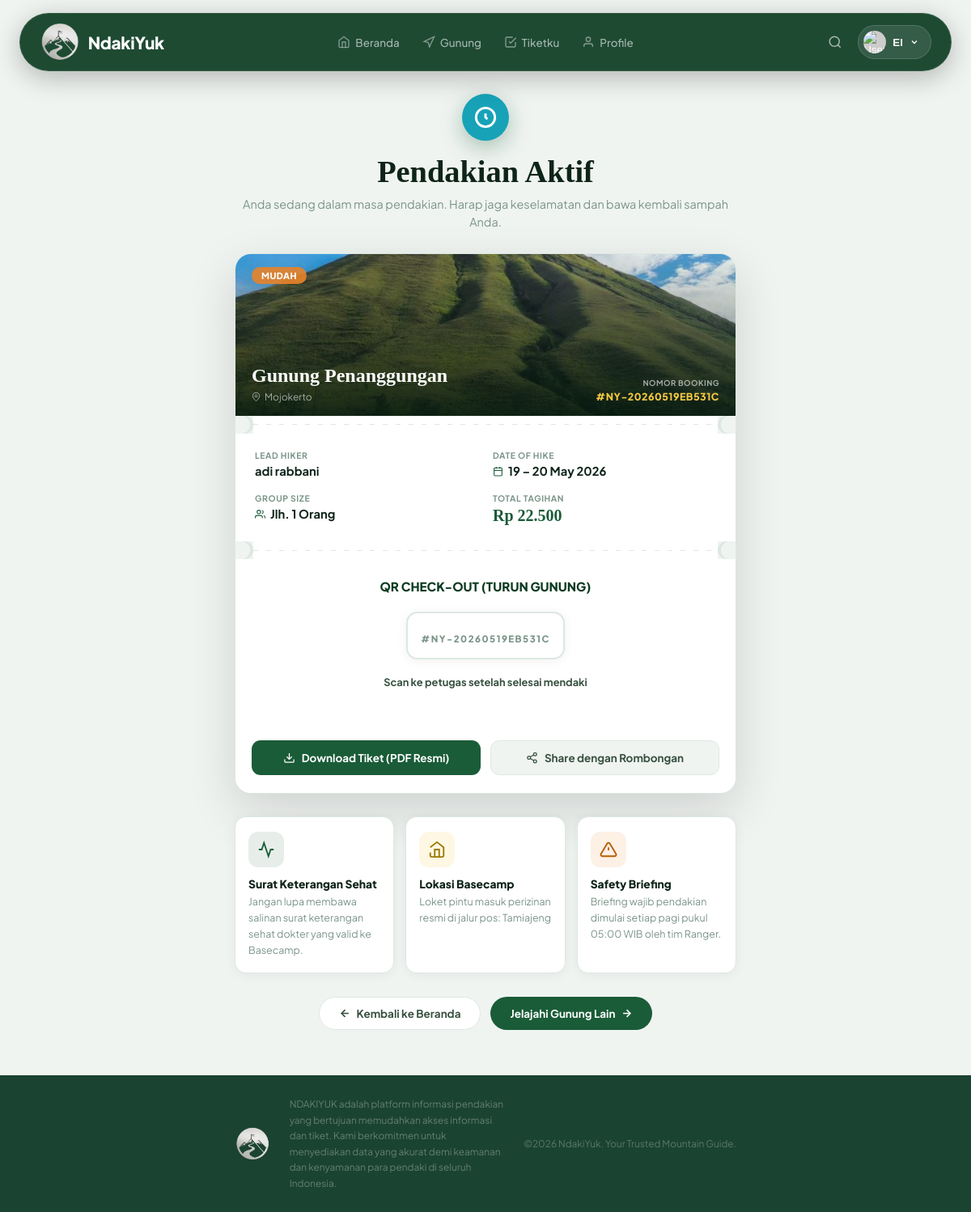
Screenshot of /konfirmasi.php?kode=NY-20260519EB531C (signed in) with the database file from the repository.
### tables this page shows
CREATE TABLE `pemesanan` (
  `id_pemesanan` int NOT NULL AUTO_INCREMENT,
  `id_user` int NOT NULL,
  `id_gunung` int NOT NULL,
  `pos_masuk` varchar(100) DEFAULT NULL,
  `pos_keluar` varchar(100) DEFAULT NULL,
  `kode_booking` varchar(30) DEFAULT NULL,
  `tanggal_naik` date NOT NULL,
  `tanggal_turun` date DEFAULT NULL,
  `jumlah_pendaki` int NOT NULL,
  `total_harga` int NOT NULL,
  `status_pemesanan` enum('Menunggu Pembayaran','Menunggu Verifikasi','Diterima','Ditolak','Selesai') DEFAULT 'Menunggu Pembayaran',
  `created_at` timestamp NULL DEFAULT CURRENT_TIMESTAMP,
  `status_checkin` enum('Belum Check-in','Sudah Check-in') DEFAULT 'Belum Check-in',
  `status_checkout` enum('Belum Check-out','Sudah Check-out') DEFAULT 'Belum Check-out',
  `waktu_checkin` datetime DEFAULT NULL,
  `waktu_checkout` datetime DEFAULT NULL,
  PRIMARY KEY (`id_pemesanan`),
  UNIQUE KEY `kode_booking` (`kode_booking`),
  KEY `id_user` (`id_user`),
  KEY `id_gunung` (`id_gunung`),
  CONSTRAINT `pemesanan_ibfk_1` FOREIGN KEY (`id_user`) REFERENCES `users` (`id_user`) ON DELETE CASCADE,
  CONSTRAINT `pemesanan_ibfk_2` FOREIGN KEY (`id_gunung`) REFERENCES `gunung` (`id_gunung`) ON DELETE CASCADE
);

CREATE TABLE `kategori_gunung` (
  `id_kategori` int NOT NULL AUTO_INCREMENT,
  `nama_kategori` varchar(50) NOT NULL,
  `deskripsi` text,
  PRIMARY KEY (`id_kategori`)
);

CREATE TABLE `gunung` (
  `id_gunung` int NOT NULL AUTO_INCREMENT,
  `id_kategori` int NOT NULL,
  `nama_gunung` varchar(100) NOT NULL,
  `lokasi` varchar(100) DEFAULT NULL,
  `tinggi` int DEFAULT NULL,
  `estimasi_pendakian` varchar(50) DEFAULT NULL,
  `deskripsi` text,
  `kuota_harian` int DEFAULT NULL,
  `harga_tiket` int DEFAULT NULL,
  `pos_perizinan` text,
  `status_gunung` enum('Buka','Tutup') DEFAULT 'Buka',
  `gambar` varchar(255) DEFAULT NULL,
  `peta_gunung` varchar(255) DEFAULT NULL,
  `created_at` timestamp NULL DEFAULT CURRENT_TIMESTAMP,
  `fasilitas_gunung` text,
  `info_terkini` text,
  PRIMARY KEY (`id_gunung`),
  KEY `id_kategori` (`id_kategori`),
  CONSTRAINT `gunung_ibfk_1` FOREIGN KEY (`id_kategori`) REFERENCES `kategori_gunung` (`id_kategori`)
);

CREATE TABLE `user_profile` (
  `id_profile` int NOT NULL AUTO_INCREMENT,
  `id_user` int NOT NULL,
  `nama_lengkap` varchar(100) NOT NULL,
  `nik` varchar(30) NOT NULL,
  `no_hp` varchar(20) NOT NULL,
  `foto_profile` varchar(255) DEFAULT NULL,
  `bio` text,
  PRIMARY KEY (`id_profile`),
  UNIQUE KEY `nik` (`nik`),
  KEY `fk_profile_user` (`id_user`),
  CONSTRAINT `fk_profile_user` FOREIGN KEY (`id_user`) REFERENCES `users` (`id_user`) ON DELETE CASCADE
);

### konfirmasi.php (the view, shortened to what this page needs)
<?php
$kode_booking = mysqli_real_escape_string($conn, $_GET['kode'] ?? '');
$queryBooking = mysqli_query($conn, "
    SELECT
        p.*,
        g.nama_gunung, g.lokasi, g.gambar, kg.nama_kategori,
        up.nama_lengkap
    FROM pemesanan p
    JOIN gunung g ON p.id_gunung = g.id_gunung
    JOIN kategori_gunung kg ON g.id_kategori = kg.id_kategori
    JOIN user_profile up ON p.id_user = up.id_user
    WHERE p.kode_booking = '$kode_booking'
");
$data = mysqli_fetch_assoc($queryBooking);
$display_price   = $data['total_harga'];
$qris_image_url  = "";
$qris_expired_at = "";
$qris_error_msg  = "";
$tgl_naik  = new DateTime($data['tanggal_naik']);
$tgl_turun = new DateTime($data['tanggal_turun']);
$booking = [
    'kode'         => $data['kode_booking'],
    'gunung'       => $data['nama_gunung'],
    'lokasi'       => $data['lokasi'],
    'kesulitan'    => $data['nama_kategori'],
    'image'        => 'assets/img/gunung/' . $data['gambar'],
    'lead_name'    => $data['nama_lengkap'],
    'date_start'   => $tgl_naik->format('d'),
    'date_end'     => $tgl_turun->format('d'),
    'month_year'   => $tgl_naik->format('F Y'),
    'group_size'   => $data['jumlah_pendaki'],
    'total_bayar'  => $display_price,
    'status'       => $data['status_pemesanan'],
    'qris_url'     => $qris_image_url,
    'qris_expired' => $qris_expired_at,
    'qris_error'   => $qris_error_msg,
    'pos_basecamp' => 'Loket pintu masuk perizinan resmi di jalur pos: ' . $data['pos_masuk'],
];
function formatRp(int $n): string
{
    return 'Rp ' . number_format($n, 0, ',', '.');
}
?>
<!DOCTYPE html>
<html lang="id">
<head>
<link rel="stylesheet" href="assets/css/style.css?v=1000">
    <link rel="stylesheet" href="assets/css/konfirmasi.css">
</head>
<body>
    <?php include 'components/navbar.php'; ?>
    <main class="page-main">
        <div class="page-container">
            <div class="success-header">
                <?php if ($booking['status'] === 'Selesai'): ?>
                    <div class="success-icon" style="background: #1a5c38;">
                        <svg width="28" height="28" viewBox="0 0 24 24" fill="none" stroke="currentColor" stroke-width="2.5">
                            <polyline points="20 6 9 17 4 12" />
                        </svg>
                    </div>
                    <h1 class="success-title">Pendakian Selesai!</h1>
                    <p class="success-sub">Terima kasih telah mendaki dengan aman bersama NdakiYuk.</p>
                <?php elseif ($booking['status'] === 'Diterima'): ?>
                    <div class="success-icon" style="background: #17a2b8;">
                        <svg width="28" height="28" viewBox="0 0 24 24" fill="none" stroke="currentColor" stroke-width="2.5">
                            <circle cx="12" cy="12" r="10" />
                            <polyline points="12 8 12 12 14 14" />
                        </svg>
                    </div>
                    <h1 class="success-title">Pendakian Aktif</h1>
                    <p class="success-sub">Anda sedang dalam masa pendakian. Harap jaga keselamatan dan bawa kembali sampah Anda.</p>
                <?php endif; ?>
            </div>
            <div class="ticket-wrap">
                <div class="ticket-card" id="printableTicketArea" style="background: #ffffff;">
                    <div class="ticket-hero">
                        <img src="<?= htmlspecialchars($booking['image']) ?>" alt="<?= htmlspecialchars($booking['gunung']) ?>" class="ticket-hero-img">
                        <div class="ticket-hero-overlay"></div>
                        <div class="ticket-hero-content">
                            <span class="ticket-diff-badge"><?= htmlspecialchars($booking['kesulitan']) ?></span>
                            <div class="ticket-hero-bottom">
                                <div>
                                    <h2 class="ticket-gunung-name"><?= htmlspecialchars($booking['gunung']) ?></h2>
                                    <p class="ticket-lokasi">
                                        <svg width="11" height="11" viewBox="0 0 24 24" fill="none" stroke="currentColor" stroke-width="2">
                                            <path d="M21 10c0 7-9 13-9 13s-9-6-9-13a9 9 0 0 1 18 0z" />
                                            <circle cx="12" cy="10" r="3" />
                                        </svg>
                                        <?= htmlspecialchars($booking['lokasi']) ?>
                                    </p>
                                </div>
                                <div class="ticket-kode-wrap">
                                    <span class="ticket-kode-label">Nomor Booking</span>
                                    <span class="ticket-kode">#<?= htmlspecialchars($booking['kode']) ?></span>
                                </div>
                            </div>
                        </div>
                    </div>
                    <div class="ticket-notch">
                        <div class="notch-left"></div>
                        <div class="notch-dash"></div>
                        <div class="notch-right"></div>
                    </div>
                    <div class="ticket-meta">
                        <div class="meta-item">
                            <span class="meta-label">LEAD HIKER</span>
                            <span class="meta-val"><?= htmlspecialchars($booking['lead_name']) ?></span>
                        </div>
                        <div class="meta-item">
                            <span class="meta-label">DATE OF HIKE</span>
                            <div class="meta-val">
                                <svg width="13" height="13" viewBox="0 0 24 24" fill="none" stroke="currentColor" stroke-width="2">
                                    <rect x="3" y="4" width="18" height="18" rx="2" />
                                    <line x1="16" y1="2" x2="16" y2="6" />
                                    <line x1="8" y1="2" x2="8" y2="6" />
                                    <line x1="3" y1="10" x2="21" y2="10" />
                                </svg>
                                <?= $booking['date_start'] ?> – <?= $booking['date_end'] ?> <?= $booking['month_year'] ?>
                            </div>
                        </div>
                        <div class="meta-item">
                            <span class="meta-label">GROUP SIZE</span>
                            <span class="meta-val">
                                <svg width="13" height="13" viewBox="0 0 24 24" fill="none" stroke="currentColor" stroke-width="2">
                                    <path d="M17 21v-2a4 4 0 0 0-4-4H5a4 4 0 0 0-4 4v2" />
                                    <circle cx="9" cy="7" r="4" />
                                    <path d="M23 21v-2a4 4 0 0 0-3-3.87" />
                                    <path d="M16 3.13a4 4 0 0 1 0 7.75" />
                                </svg>
                                Jlh. <?= $booking['group_size'] ?> Orang
                            </span>
                        </div>
                        <div class="meta-item">
                            <span class="meta-label">TOTAL TAGIHAN</span>
                            <span class="meta-val meta-harga"><?= formatRp($booking['total_bayar']) ?></span>
                        </div>
                    </div>
                    <div class="ticket-notch">
                        <div class="notch-left"></div>
                        <div class="notch-dash"></div>
                        <div class="notch-right"></div>
                    </div>
                    <div class="ticket-qr-section">
                        <p class="qr-sub-title" style="font-weight: 800; color: var(--green-dark); margin-bottom: 12px; font-size: 0.95rem;">
                            <?php
                            if ($booking['status'] === 'Menunggu Pembayaran') echo 'Silakan Scan QRIS Ini Untuk Membayar';
                            elseif ($booking['status'] === 'Menunggu Verifikasi') echo 'QR CHECK-IN LOKET BASECAMP';
                            elseif ($booking['status'] === 'Diterima') echo 'QR CHECK-OUT (TURUN GUNUNG)';
                            else echo 'TIKET SELESAI';
                            ?>
                        </p>
                        <div class="qr-box">
                            <span class="qr-code-val">#<?= htmlspecialchars($booking['kode']) ?></span>
                        </div>
                        <p class="qr-sub-title" style="margin-top:10px; font-weight:700; font-size:0.8rem; color:var(--text-mid);">
                            <?php
                            if ($booking['status'] === 'Menunggu Pembayaran') echo 'Bayar sesuai nominal tagihan — status tiket akan update otomatis';
                            elseif ($booking['status'] === 'Menunggu Verifikasi') echo 'Tunjukkan ke petugas loket untuk verifikasi data (ACC)';
                            elseif ($booking['status'] === 'Diterima') echo 'Scan ke petugas setelah selesai mendaki';
                            else echo 'Perjalanan Anda telah selesai di-record';
                            ?>
                        </p>
                    </div>
                    <div style="padding: 0 28px 24px; display: flex; flex-direction: column; align-items: center; gap: 12px;">
                    </div>
                    <div class="ticket-actions">
                        <button class="btn-download" onclick="handleDownload()">
                            <svg width="15" height="15" viewBox="0 0 24 24" fill="none" stroke="currentColor" stroke-width="2">
                                <path d="M21 15v4a2 2 0 0 1-2 2H5a2 2 0 0 1-2-2v-4" />
                                <polyline points="7 10 12 15 17 10" />
                                <line x1="12" y1="15" x2="12" y2="3" />
                            </svg>
                            Download Tiket (PDF Resmi)
                        </button>
                        <button class="btn-share" onclick="handleShare()">
                            <svg width="15" height="15" viewBox="0 0 24 24" fill="none" stroke="currentColor" stroke-width="2">
                                <circle cx="18" cy="5" r="3" />
                                <circle cx="6" cy="12" r="3" />
                                <circle cx="18" cy="19" r="3" />
                                <line x1="8.59" y1="13.51" x2="15.42" y2="17.49" />
                                <line x1="15.41" y1="6.51" x2="8.59" y2="10.49" />
                            </svg>
                            Share dengan Rombongan
                        </button>
                    </div>
                </div>
            </div>
            <div class="info-grid">
                <div class="info-card" style="animation-delay:0.15s">
                    <div class="info-card-icon info-icon-health">
                        <svg width="22" height="22" viewBox="0 0 24 24" fill="none" stroke="currentColor" stroke-width="2">
                            <path d="M22 12h-4l-3 9L9 3l-3 9H2" />
                        </svg>
                    </div>
                    <div class="info-card-body">
                        <h4 class="info-card-title">Surat Keterangan Sehat</h4>
                        <p class="info-card-desc">Jangan lupa membawa salinan surat keterangan sehat dokter yang valid ke Basecamp.</p>
                    </div>
                </div>
                <div class="info-card" style="animation-delay:0.22s">
                    <div class="info-card-icon info-icon-basecamp">
                        <svg width="22" height="22" viewBox="0 0 24 24" fill="none" stroke="currentColor" stroke-width="2">
                            <path d="M3 9l9-7 9 7v11a2 2 0 0 1-2 2H5a2 2 0 0 1-2-2v-4" />
                            <polyline points="9 22 9 12 15 12 15 22" />
                        </svg>
                    </div>
                    <div class="info-card-body">
                        <h4 class="info-card-title">Lokasi Basecamp</h4>
                        <p class="info-card-desc"><?= htmlspecialchars($booking['pos_basecamp']) ?></p>
                    </div>
                </div>
                <div class="info-card" style="animation-delay:0.29s">
                    <div class="info-card-icon info-icon-safety">
                        <svg width="22" height="22" viewBox="0 0 24 24" fill="none" stroke="currentColor" stroke-width="2">
                            <path d="M10.29 3.86L1.82 18a2 2 0 0 0 1.71 3h16.94a2 2 0 0 0 1.71-3L13.71 3.86a2 2 0 0 0-3.42 0z" />
                            <line x1="12" y1="9" x2="12" y2="13" />
                            <line x1="12" y1="17" x2="12.01" y2="17" />
                        </svg>
                    </div>
                    <div class="info-card-body">
                        <h4 class="info-card-title">Safety Briefing</h4>
                        <p class="info-card-desc">Briefing wajib pendakian dimulai setiap pagi pukul 05:00 WIB oleh tim Ranger.</p>
                    </div>
                </div>
            </div>
            <div class="back-wrap">
                <a href="index.php" class="btn-back">
                    <svg width="15" height="15" viewBox="0 0 24 24" fill="none" stroke="currentColor" stroke-width="2.5">
                        <line x1="19" y1="12" x2="5" y2="12" />
                        <polyline points="12 19 5 12 12 5" />
                    </svg>
                    Kembali ke Beranda
                </a>
                <a href="gunung.php" class="btn-explore">
                    Jelajahi Gunung Lain
                    <svg width="15" height="15" viewBox="0 0 24 24" fill="none" stroke="currentColor" stroke-width="2.5">
                        <line x1="5" y1="12" x2="19" y2="12" />
                        <polyline points="12 5 19 12 12 19" />
                    </svg>
                </a>
            </div>
        </div>
    </main>
    <?php include 'components/footer.php'; ?>
</body>
</html>

### rows the page displays
pemesanan: kategori_gunung.nama_kategori "MUDAH", id_gunung.nama_gunung "Gunung Penanggungan", id_gunung.lokasi "Mojokerto", kode_booking "NY-20260519EB531C", user_profile.nama_lengkap "adi rabbani", jumlah_pendaki "1", total_harga "Rp 22.500"

### other values shown
$_SESSION['nama_lengkap'] "El"
$booking['date_start'] "19"
$booking['date_end'] "20"
$booking['month_year'] "May 2026"
$booking['pos_basecamp'] "Loket pintu masuk perizinan resmi di jalur pos: Tamiajeng"
